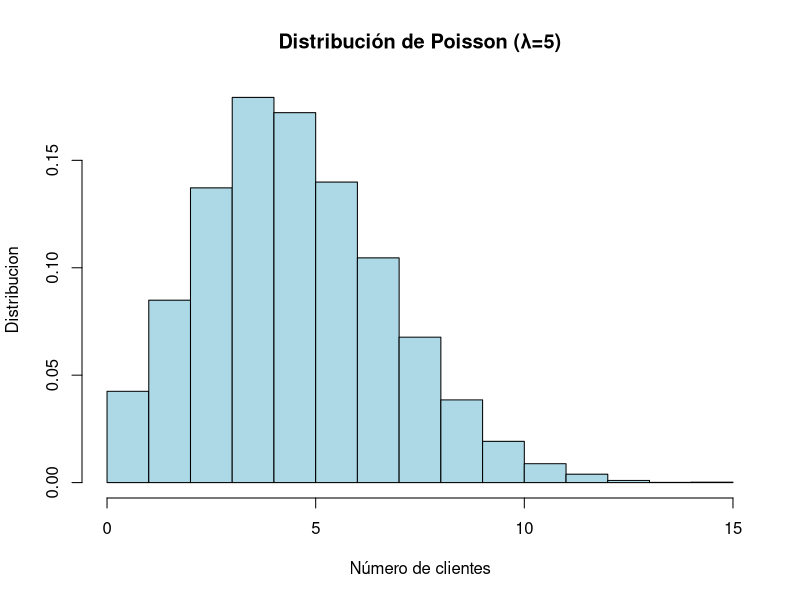

Here is the R script that generated this plot: (Note: this script raises an error after producing the figure.)
# -----------------------------------------------
# Nombre: [Tu Nombre]
# Cédula: [Tu Cédula]
# Ejercicio 1: Distribución de Poisson
# -----------------------------------------------

# a) Simulación de 10,000 muestras
set.seed(0)                             # Semilla para reproducibilidad
lambda <- 5                             # promedio
muestras <- rpois(n = 10000, lambda)    # genera numeros aleatorios con distribucion poison (como lambda=5, rondan este numero)
cat(muestras[1:10])                     # muestra las primeras 10 muestras


# b) Probabilidad de exactamente 3 clientes
prob_teorica <- dpois(3, lambda)        # Valor teórico P(X=3)=(λ^3)/(n!*e^λ)=5^3/(6*e^3)=125/(6*e^5)=0.140373895
prob_simulada <- mean(muestras == 3)    # muestras==3 es una condicion, lo que convierte al vector muestras en un vector de 1's y 0's
                                        # mean() calcula el promedio de los valores en un vector, en este caso, el promedio de 1's (max(1)/10000)
# Comparación
cat("Probabilidad teórica (3 clientes):",  prob_teorica,  "\n")
cat("Probabilidad simulada (3 clientes):", prob_simulada, "\n")

# c) Histograma y densidad teórica
hist(
  muestras,                                    #vector de valores (este caso, clientes con promedio)
  breaks = seq(0, max(muestras)),              #barras para cada valor
  freq = FALSE,                                #falso, dara la probabilidad de aparicion
  main = "Distribución de Poisson (λ=5)",      #titulo del plot
  xlab = "Número de clientes",                 #titulo del eje x
  ylab = "Distribucion",                       #titulo del eje y
  col = "lightblue"     
)

# Superponer distribucion teórica
valores_xlab <- 0:max(muestras)               #valores del eje x
valores_ylab <- dpois(x_vals, lambda,0)       #vector con los valores para X=n

lines(
  valores_xlab,                              
  valores_ylab, 
  type = "b",      #tipo de linea
  col = "red", 
  lwd = 2, 
  pch = 19
)
     
# cuadro indicando el color de las funciones     
legend("topright", 
  legend = c("Simulación", "Teórica"),
  fill = c("lightblue", "red")
)     
